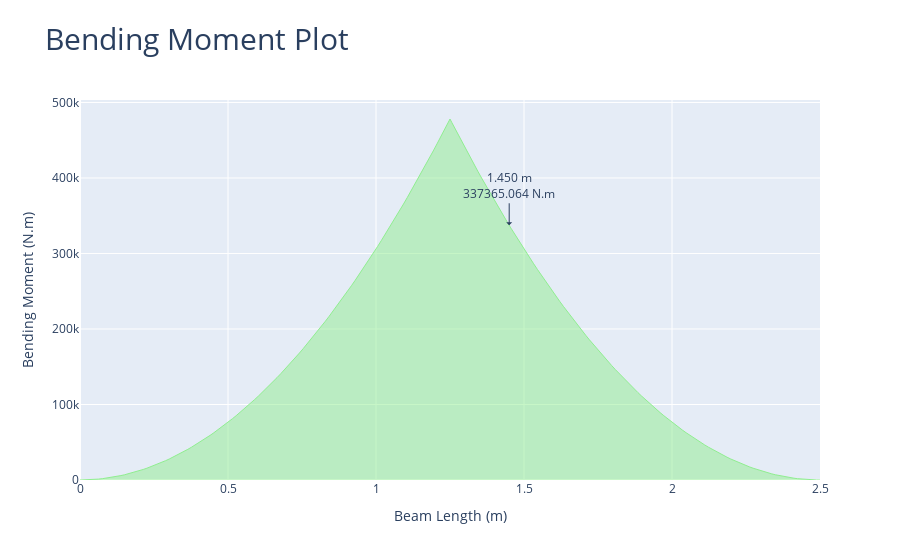

The notebook cell this image was saved under:
### Markdown cell above
#### Show the bending moment diagram in x direction showing the design bending moment

### Code cell
fdn_design.plot_bending_moment_X()

### Figure 1 — Plotly figure (JSON) as saved in the notebook; plotly's stock layout.template omitted (floating-point values rounded to 4 significant figures; data arrays with more than 128 entries replaced by an {"elided": "..."} marker saying what was removed)
{"data": [{"fill": "tozeroy", "hovertemplate": "x: %{x:.3f} %{meta[0]}<br>f(x): %{y:.3f} %{meta[1]}", "line": {"color": "lightgreen", "width": 1}, "meta": ["m", "N.m"], "mode": "lines", "name": "Bending Moment", "type": "scatter", "x": {"elided": "204 float values"}, "y": {"elided": "204 float values"}}], "layout": {"annotations": [{"arrowhead": 1, "ax": 0, "ay": -40, "showarrow": true, "text": "1.450 m<br>337365.064 N.m", "x": 1.45, "xref": "x", "y": 337400.0, "yref": "y"}], "title": {"font": {"size": 30}, "text": "Bending Moment Plot"}, "xaxis": {"title": {"text": "Beam Length (m)"}}, "yaxis": {"title": {"text": "Bending Moment (N.m)"}}}}
